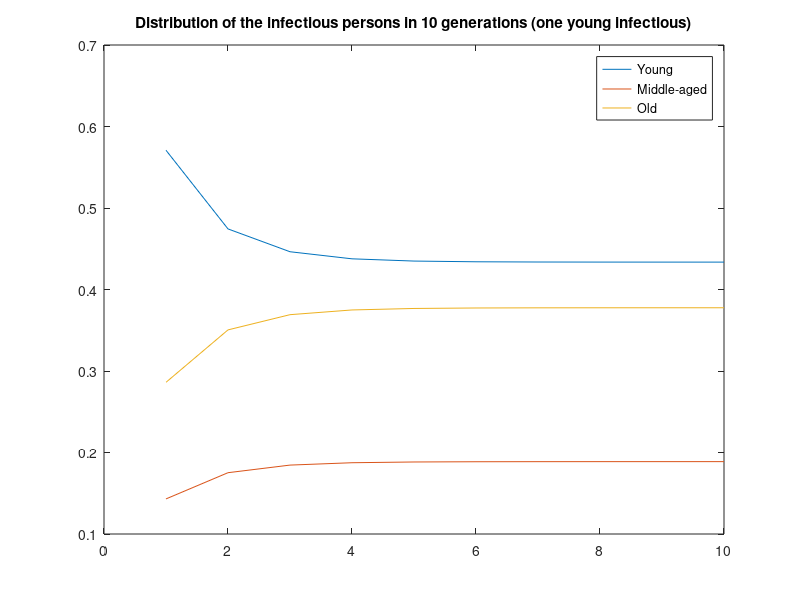
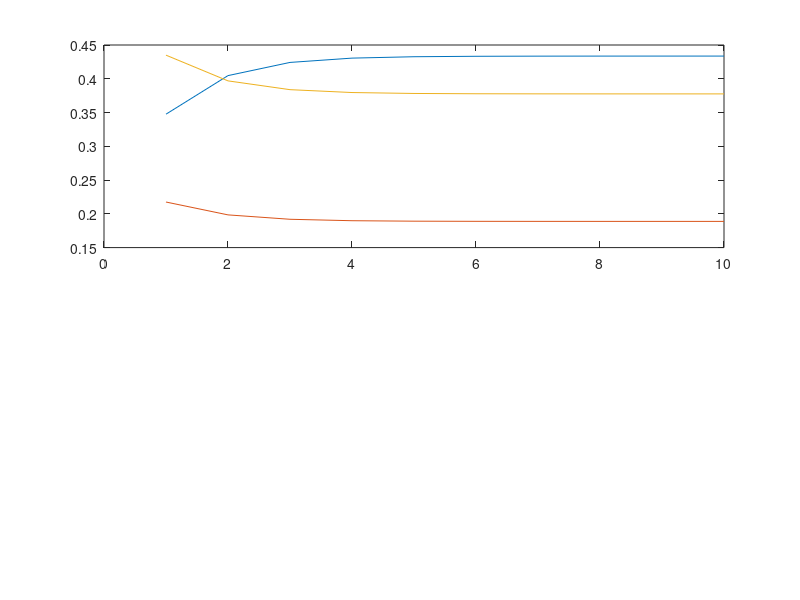

Reproduce these figures in MATLAB, in order. (Note: this script raises an error after producing the figures.)
clear all; close all; clc;
%% Part I
% Given data
D = 11;					    % Infectious period 11 days

WAIFW_B = 4.16e-6 * ones(3,3);
WAIFW_B(1,1) = 1.66e-5;

N = [15000; 15000; 30000];      % N = [N_y; N_m, N_o]

% P1
% R_0 = beta*N*D
R_y = WAIFW_B(1,:)*N(1)*D;                  % R_y = [R_yy, R_ym, R_yo]
R_m = WAIFW_B(2,:)*N(2)*D;                  % R_m = [R_my, R_mm, R_mo]
R_o = WAIFW_B(3,:)*N(3)*D;                  % R_o = [R_oy, R_om, R_oo]

NGM = [R_y; R_m; R_o];                      % Next Generated Matrix

% P2
G_y = sum(NGM*[1;0;0]);                     % One infectious young person
G_m = sum(NGM*[0;1;0]);                     % One infectious middle-aged person
G_o = sum(NGM*[0;0;1]);                     % One infectious old person

I_2nd = G_y + G_m + G_o;                    % Total

%% Part II
% P1
prop_I_1st = NGM*[1;0;0]/sum(NGM*[1;0;0]);

% P2
G_y;

% P3
k = 10;                         % Number of iterations
I = [1; 0; 0];                  % Initial infectious is one infectious young person
data_coll_distr = [];           % Each column is the ratio of I_y:I_m:I_o
data_coll_I = [];               % Each column is [I_y, I_m, I_o] for each time t
data_coll_G = [];               % Each component is the total infectious for each time t
for i = 1 : k                   % For the first 10 interations
    I = NGM*I;                  % I = [I_y; I_m; I_o]
    G_i = sum(I);
    data_coll_G(i) = G_i;
    data_coll_I(:,i) = I;
    data_coll_distr(:,i) = I/G_i;
end

figure
x = 1:10;
plot(x, data_coll_distr);
legend('Young','Middle-aged','Old','Location', 'best')
title('Distribution of the infectious persons in 10 generations (one young infectious)')
% The distribution converges to y:m:o = 0.4336:0.1888:0.3776

% P4
G_y1 = G_i;                     % Total secondary infectious with one young initial infectious after 10 generations

I = [0; 1; 0];                  % Initial infectious is one infectious middle-aged person
data_coll_distr = [];           % Each column is the ratio of I_y:I_m:I_o
data_coll_I = [];               % Each column is [I_y, I_m, I_o] for each time t
data_coll_G = [];               % Each component is the total infectious for each time t
for i = 1 : k                   % For the first 10 interations
    I = NGM*I;                  % I = [I_y; I_m; I_o]
    G_i = sum(I);
    data_coll_G(i) = G_i;
    data_coll_I(:,i) = I;
    data_coll_distr(:,i) = I/G_i;
end
G_m1 = G_i;                     % Total secondary infectious with one middle-aged initial infectious after 10 generations

I = [0; 0; 1];                  % Initial infectious is one infectious old person
data_coll_distr = [];           % Each column is the ratio of I_y:I_m:I_o
data_coll_I = [];               % Each column is [I_y, I_m, I_o] for each time t
data_coll_G = [];               % Each component is the total infectious for each time t
for i = 1 : k                   % For the first 10 interations
    I = NGM*I;                  % I = [I_y; I_m; I_o]
    G_i = sum(I);
    data_coll_G(i) = G_i;
    data_coll_I(:,i) = I;
    data_coll_distr(:,i) = I/G_i;
end
G_o1 = G_i;                     % Total secondary infectious with one old initial infectious after 10 generations

avd_G = (G_y1+G_m1+G_o1)/3;     % Average of secondary infectious persons resulting from each infectious person after 10 generations

% P5
I = [20; 50; 30];               % Initial infectious
data_coll_distr = [];           % Each column is the ratio of I_y:I_m:I_o
data_coll_I = [];               % Each column is [I_y, I_m, I_o] for each time t
data_coll_G = [];               % Each component is the total infectious for each time t
for i = 1 : k                   % For the first 10 interations
    I = NGM*I;                  % I = [I_y; I_m; I_o]
    G_i = sum(I);
    data_coll_G(i) = G_i;
    data_coll_I(:,i) = I;
    data_coll_distr(:,i) = I/G_i;
end

figure
x = 1:10;
subplot(2,1,1);
plot(x, data_coll_distr);
ax = gca;
ax.YLim = [0.17 0.47];
legend('Young','Middle-aged','Old','Location', 'best')
title('Distribution of the infectious persons in 10 generations (20,50,30)')

I = [0.5; 0.2; 0.3];            % Initial infectious
data_coll_distr = [];           % Each column is the ratio of I_y:I_m:I_o
data_coll_I = [];               % Each column is [I_y, I_m, I_o] for each time t
data_coll_G = [];               % Each component is the total infectious for each time t
for i = 1 : k                   % For the first 10 interations
    I = NGM*I;                  % I = [I_y; I_m; I_o]
    G_i = sum(I);
    data_coll_G(i) = G_i;
    data_coll_I(:,i) = I;
    data_coll_distr(:,i) = I/G_i;
end

subplot(2,1,2);
plot(x, data_coll_distr);
ax = gca;
ax.YLim = [0.17 0.47];
legend('Young','Middle-aged','Old','Location', 'best')
title('Distribution of the infectious persons in 10 generations (0.5,0.2,0.3)')

% As two graphs shown, even they start from different initial values, they converge to the same ratio
% The answer to P3 and P4 does not change.

% P6
[V,D] = eig(NGM,'vector');          % returns vector D of eigenvalues and matrix V whose columns are the corresponding eigenvectors
[val, loc] = max(abs(D));                    % returns maximal value val and index loc
max_eigv = V(:,loc);                    % corresponding eigenvector of the maximal eigenvalue
% val \approx data_coll_G(k)/data_coll_G(k-1)

% P7
I = [1; 0; 0];                  % Initial infectious is one infectious young person
data_coll_distr = [];           % Each column is the ratio of I_y:I_m:I_o
data_coll_I = [];               % Each column is [I_y, I_m, I_o] for each time t
data_coll_G = [];               % Each component is the total infectious for each time t
c = [0.25, 0.5, 0.725, 0.75];
figure
for j = 1 : 4
    for i = 1 : k                   % For the first 10 interations
        I = (1-c(j))*NGM*I;                  % I = [I_y; I_m; I_o]
        G_i = sum(I);
        data_coll_G(i) = G_i;
        data_coll_I(:,i) = I;
        data_coll_distr(:,i) = I/G_i;
    end

    subplot(2,2,j)
    plot(x, data_coll_distr);
    legend('Young','Middle-aged','Old','Location', 'best')
    title('Distribution of the infectious persons with ')
end